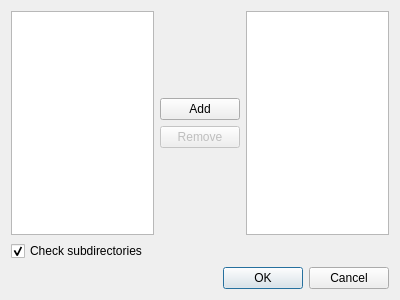
<?xml version="1.0" encoding="UTF-8"?>
<ui version="4.0">
 <class>Dialog</class>
 <widget class="QDialog" name="Dialog">
  <property name="geometry">
   <rect>
    <x>0</x>
    <y>0</y>
    <width>400</width>
    <height>300</height>
   </rect>
  </property>
  <property name="windowTitle">
   <string>Dialog</string>
  </property>
  <layout class="QVBoxLayout" name="verticalLayout">
   <item>
    <layout class="QHBoxLayout" name="horizontalLayout">
     <item>
      <widget class="QTreeView" name="file_system_tree_view"/>
     </item>
     <item>
      <layout class="QVBoxLayout" name="verticalLayout_2">
       <item>
        <spacer name="verticalSpacer">
         <property name="orientation">
          <enum>Qt::Vertical</enum>
         </property>
         <property name="sizeHint" stdset="0">
          <size>
           <width>20</width>
           <height>40</height>
          </size>
         </property>
        </spacer>
       </item>
       <item>
        <widget class="QPushButton" name="add_button">
         <property name="text">
          <string>Add</string>
         </property>
        </widget>
       </item>
       <item>
        <widget class="QPushButton" name="remove_button">
         <property name="enabled">
          <bool>false</bool>
         </property>
         <property name="text">
          <string>Remove</string>
         </property>
        </widget>
       </item>
       <item>
        <spacer name="verticalSpacer_2">
         <property name="orientation">
          <enum>Qt::Vertical</enum>
         </property>
         <property name="sizeHint" stdset="0">
          <size>
           <width>20</width>
           <height>40</height>
          </size>
         </property>
        </spacer>
       </item>
      </layout>
     </item>
     <item>
      <widget class="QListView" name="directories_list"/>
     </item>
     <item>
      <layout class="QHBoxLayout" name="horizontalLayout_2"/>
     </item>
    </layout>
   </item>
   <item>
    <widget class="QCheckBox" name="check_subdirectories_box">
     <property name="text">
      <string>Check subdirectories </string>
     </property>
     <property name="checked">
      <bool>true</bool>
     </property>
    </widget>
   </item>
   <item>
    <widget class="QDialogButtonBox" name="buttonBox">
     <property name="orientation">
      <enum>Qt::Horizontal</enum>
     </property>
     <property name="standardButtons">
      <set>QDialogButtonBox::Cancel|QDialogButtonBox::Ok</set>
     </property>
    </widget>
   </item>
  </layout>
 </widget>
 <resources/>
 <connections>
  <connection>
   <sender>buttonBox</sender>
   <signal>accepted()</signal>
   <receiver>Dialog</receiver>
   <slot>accept()</slot>
   <hints>
    <hint type="sourcelabel">
     <x>248</x>
     <y>254</y>
    </hint>
    <hint type="destinationlabel">
     <x>157</x>
     <y>274</y>
    </hint>
   </hints>
  </connection>
  <connection>
   <sender>buttonBox</sender>
   <signal>rejected()</signal>
   <receiver>Dialog</receiver>
   <slot>reject()</slot>
   <hints>
    <hint type="sourcelabel">
     <x>316</x>
     <y>260</y>
    </hint>
    <hint type="destinationlabel">
     <x>286</x>
     <y>274</y>
    </hint>
   </hints>
  </connection>
 </connections>
</ui>
